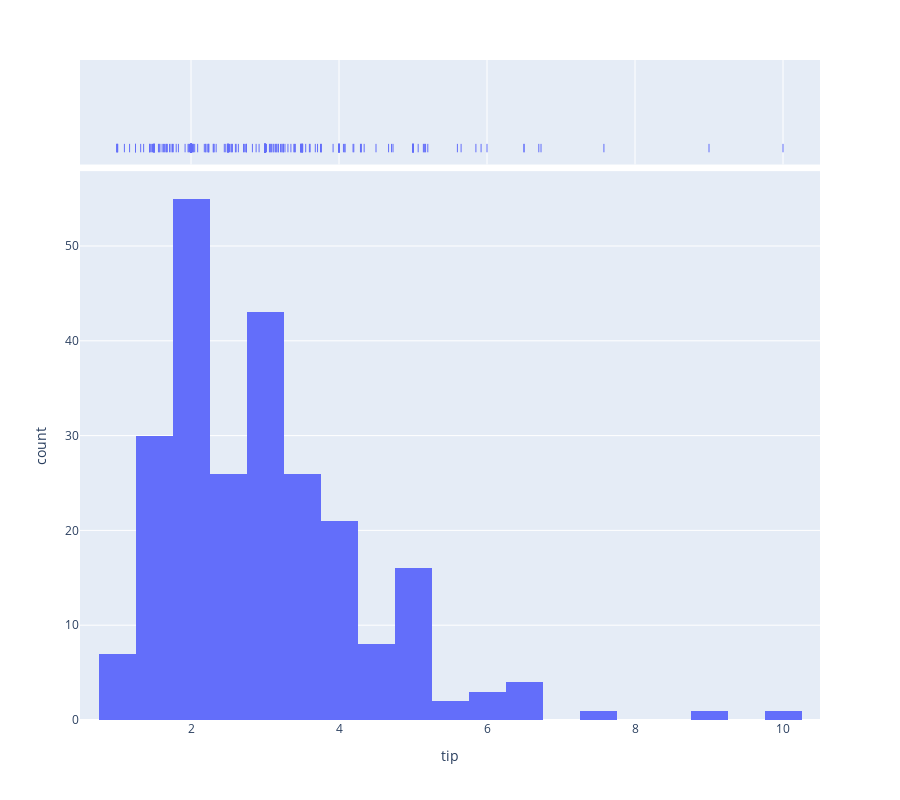

The code cell stored with this chart in its notebook:
### Markdown cell above
## Create Histogram:

### Code cell
fig = px.histogram(df, x = "tip", marginal= "rug", height = 800)
fig.show()

### Figure 1 — Plotly figure (JSON) as saved in the notebook; plotly's stock layout.template omitted (floating-point values rounded to 4 significant figures; data arrays with more than 128 entries replaced by an {"elided": "..."} marker saying what was removed)
{"data": [{"alignmentgroup": "True", "bingroup": "x", "hovertemplate": "tip=%{x}<br>count=%{y}<extra></extra>", "legendgroup": "", "marker": {"color": "#636efa", "pattern": {"shape": ""}}, "name": "", "offsetgroup": "", "orientation": "v", "showlegend": false, "type": "histogram", "x": {"elided": "244 float values"}, "xaxis": "x", "yaxis": "y"}, {"alignmentgroup": "True", "boxpoints": "all", "fillcolor": "rgba(255,255,255,0)", "hoveron": "points", "hovertemplate": "tip=%{x}<extra></extra>", "jitter": 0, "legendgroup": "", "line": {"color": "rgba(255,255,255,0)"}, "marker": {"color": "#636efa", "symbol": "line-ns-open"}, "name": "", "offsetgroup": "", "showlegend": false, "type": "box", "x": {"elided": "244 float values"}, "xaxis": "x2", "yaxis": "y2"}], "layout": {"barmode": "relative", "height": 800, "legend": {"tracegroupgap": 0}, "margin": {"t": 60}, "xaxis": {"anchor": "y", "domain": [0, 1], "title": {"text": "tip"}}, "xaxis2": {"anchor": "y2", "domain": [0, 1], "matches": "x", "showgrid": true, "showticklabels": false}, "yaxis": {"anchor": "x", "domain": [0, 0.8316], "title": {"text": "count"}}, "yaxis2": {"anchor": "x2", "domain": [0.8416, 1], "matches": "y2", "showgrid": false, "showline": false, "showticklabels": false, "ticks": ""}}}
